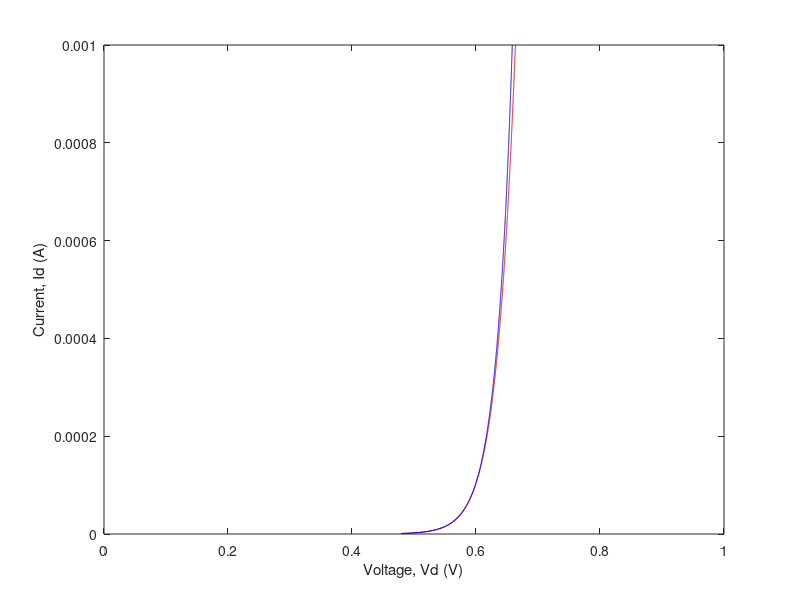
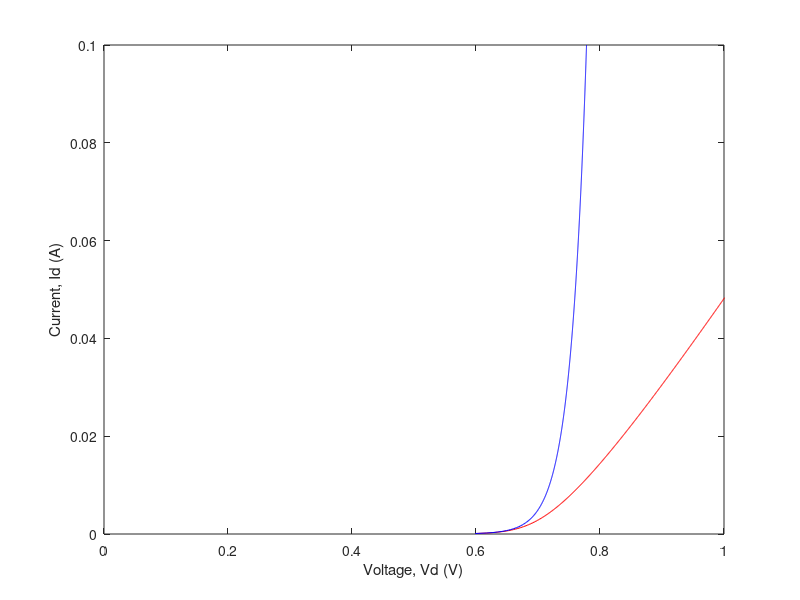

These figures' MATLAB source, in order:
clc, clear, close all;

Is = 10^-14;
R = 5;
VT = 0.026;

Id1 = 0:.000001:.001;
Id2 = 0:.0001:.1;
Vd1 = VT*log(Id1/Is) + R*Id1;
Vd2 = VT*log(Id2/Is) + R*Id2;
Vd1b = VT*log(Id1/Is);
Vd2b = VT*log(Id2/Is);

plot(Vd1,Id1,"r",Vd1b,Id1,"b")
ylim([0,.001])
xlim([0,1])
xlabel("Voltage, Vd (V)")
ylabel("Current, Id (A)")

figure
plot(Vd2,Id2,"r", Vd2b,Id2,"b")
ylim([0,.1])
xlim([0,1])
xlabel("Voltage, Vd (V)")
ylabel("Current, Id (A)")